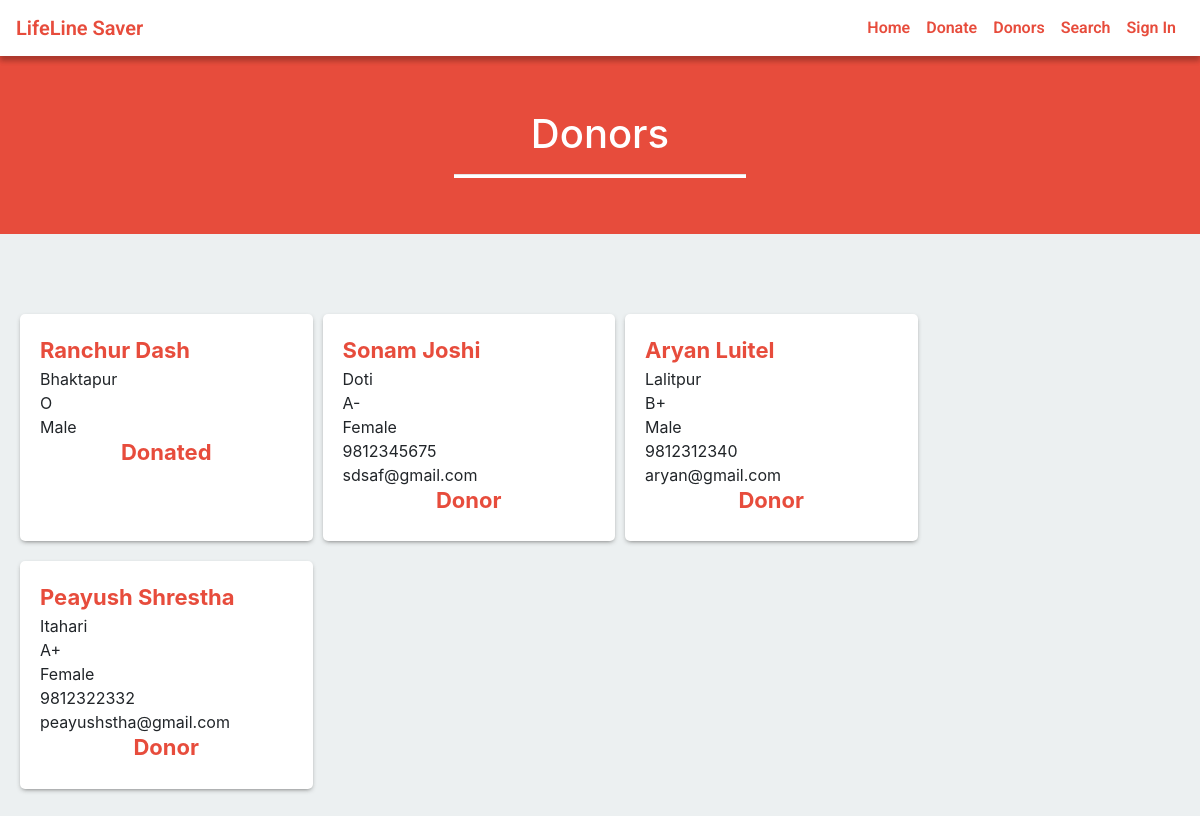
The page /donor.php on the database its author committed.
### tables this page shows
CREATE TABLE `donor` (
  `id` int(12) NOT NULL,
  `name` varchar(50) NOT NULL,
  `gender` varchar(10) NOT NULL,
  `email` varchar(50) NOT NULL,
  `city` varchar(50) NOT NULL,
  `dob` varchar(20) NOT NULL,
  `contact_no` varchar(16) NOT NULL,
  `save_life_date` varchar(20) NOT NULL,
  `password` varchar(100) NOT NULL,
  `blood_group` varchar(10) NOT NULL
);

### donor.php (the view, shortened to what this page needs)
<?php
include('include/header.php');
?>
<div class="container-fluid red-background size">
	<div class="row">
		<div class="col-md-6 offset-md-3">
			<h1 class="text-center">Donors</h1>
			<hr class="white-bar">
		</div>
	</div>
</div>
<div class="container" style="padding: 60px 0;">
	<div class="row data">
		<?php
		$sql = "SELECT * FROM donor";
		$result = mysqli_query($connection, $sql);
		if (mysqli_num_rows($result) > 0) {
			while ($row = mysqli_fetch_assoc($result)) {
				if ($row['save_life_date'] == '0') {
					echo '
					<div class="col-md-3 col-sm-12 col-lg-3 donors_data">
					<span class="name">' . $row['name'] . '</span>
					<span>' . $row['city'] . '</span>
					<span>' . $row['blood_group'] . '</span>
					<span>' . $row['gender'] . '</span>
					<span>' . $row['contact_no'] . '</span>
					<span>' . $row['email'] . '</span>
					<h4 class="name text-center">Donor</h4>
					</div>
				';
				} else {
					echo '
					<div class="col-md-3 col-sm-12 col-lg-3 donors_data">
					<span class="name">' . $row['name'] . '</span>
					<span>' . $row['city'] . '</span>
					<span>' . $row['blood_group'] . '</span>
					<span>' . $row['gender'] . '</span>
					<h4 class="name text-center">Donated</h4>
					</div>';
				}
			}
		}
		?>
	</div>
</div>
<?php
include('include/footer.php');
include('include/navigation.php');
?>

### include/header.php (shortened to what this page needs)
<!DOCTYPE html>
	<head>
        <link rel="stylesheet" href="css/styles.css">
        <link rel="stylesheet" type="text/css" href="bootstrap/css/bootstrap.min.css">
		<link rel="stylesheet" href="css/custom.css">
	</head>
<?php
            if(isset($_SESSSION['user_id']) && !empty($_SESSION['user_id'])){
                include 'usernav.php';
            }else{
            include 'navigation.php';
        }
?>

### include/navigation.php (shortened to what this page needs)
<body>
<nav id="mainNav" class="navbar fixed-top navbar-default navbar-expand-lg navbar-light bg-light">
  <a class="navbar-brand" href="./index.php">LifeLine Saver</a>
  <div class="collapse navbar-collapse" id="navbarTogglerDemo02">
    <ul class="navbar-nav form-inline my-2 my-lg-0">
      <li class="nav-item">
        <a class="nav-link" href="index.php">Home</a>
      </li>
      <li class="nav-item">
        <a class="nav-link" href="donate.php">Donate</a>
      </li>
      <li class="nav-item">
        <a class="nav-link" href="donor.php">Donors</a>
      </li>
      <li class="nav-item">
        <a class="nav-link" href="search.php">Search</a>
      </li>
      <li class="nav-item">
        <a class="nav-link" href="signin.php">Sign In</a>
      </li>
    </ul>
  </div>
</nav>

### include/footer.php (shortened to what this page needs)
	</body>
</html>

### css/styles.css (style rules this page uses)
body { padding-top: 50px; color: #5f6468; font-family: "Roboto", sans-serif; }
a, a:hover, a:focus { color: #e74c3c; }
h1, h2, h3, h4, h5, h6 { color: #5f6468; }
h1 { font-weight: 300; font-size: 40px; }
h3, h4 { font-weight: 300; }
.navbar-nav li a { color: #e74c3c !important; }

### css/custom.css (style rules this page uses)
.navbar-brand, .nav-link { color: #e74c3c !important; }
.navbar-default { background-color: white !important; border-color: rgba(34, 34, 34, 0.05); font-family: 'Roboto', 'Helvetica Neue', Arial, sans-serif; -webkit-transition: all 0.35s; -moz-transition: all 0.35s; transition: all 0.35s; }
@media (min-width: 768px) { .navbar-default { background-color: white !important; border-color: rgba(255, 255, 255, 0.3); } }
nav { -webkit-box-shadow: 0px 5px 5px 0px rgba(0,0,0,0.14); -moz-box-shadow: 0px 5px 5px 0px rgba(0,0,0,0.14); box-shadow: 0px 5px 5px 0px rgba(0,0,0,0.14); font-family: 'Roboto', sans-serif; font-weight: 600; }
body { background-color: #ecf0f1; width: 100%; overflow-x: hidden; }
.white-bar { height: 3px; width: 50%; color: white; background-color: white; }
.red-background { background-color: #e74c3c; min-height: 460px; height: auto; padding: 10px }

### donor.php (style rules this page uses)
.size { min-height: 0px; padding: 60px 0 40px 0; }
h1 { color: white; }
span { display: block; }
.name { color: #e74c3c; font-size: 22px; font-weight: 700; }
.donors_data { background-color: white; border-radius: 5px; margin: 20px 5px 0px 5px; -webkit-box-shadow: 0px 2px 5px -2px rgba(89, 89, 89, 0.95); -moz-box-shadow: 0px 2px 5px -2px rgba(89, 89, 89, 0.95); box-shadow: 0px 2px 5px -2px rgba(89, 89, 89, 0.95); padding: 20px; }

### rows shown on the page
donor: name "Ranchur Dash", city "Bhaktapur", blood_group "O", gender "Male"
donor: name "Sonam Joshi", city "Doti", blood_group "A-", gender "Female", contact_no "9812345675", email "sdsaf@gmail.com"
donor: name "Aryan Luitel", city "Lalitpur", blood_group "B+", gender "Male", contact_no "9812312340", email "aryan@gmail.com"
donor: name "Peayush Shrestha", city "Itahari", blood_group "A+", gender "Female", contact_no "9812322332", email "peayushstha@gmail.com"
